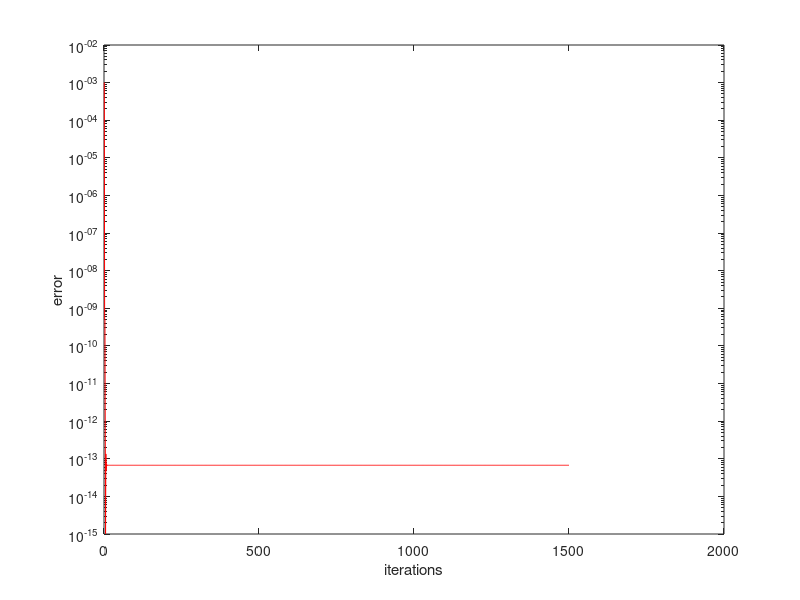
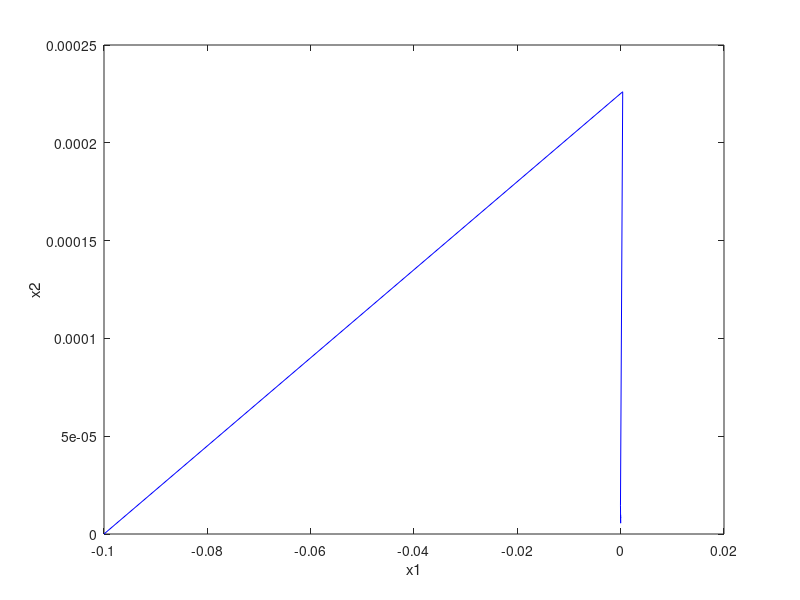

Here is the MATLAB script that generated these plots, in order:
clear
clc
A = 0.001 * [1,1];
K = 1500;
x0 = [-0.1,0]';
x_k1 = x0;
y_k1 = x0;
x_k2 = x0;
error = zeros(K-1,1);
L = max(eig(A' * A));
t1 = 1 ;
x1 = zeros(K,1);
x2 = zeros(K,1);
for i = 1: K
    g = abs(x_k2(1))^3 + 5 * abs(x_k2(2))^3;
    f = 0.001 * (x_k2(1) + x_k2(2))^2;
    x1(i) = x_k2(1);
    x2(i) = x_k2(2);
    error(i) = f + g;
    v = 0.002 * (y_k1(1) + y_k1(2));
    gradient_f = 0.002 * [v v];
    fun = @(x_k2)abs(x_k2(1))^3 + 5 * abs(x_k2(2))^3 + L/2 * norm(x_k2 - (y_k1 - L^-1 * gradient_f))^2;
    x_k2 = fminsearch(fun,y_k1);
    t2 = (1 + sqrt(1 + 4 * t1^2)) / 2;
    y_k2 = x_k1 + (t1 - 1) * t2^-1 * (x_k2 - x_k1);
    t1 = t2;
    x_k1 = x_k2;
    y_k1 = y_k2;
end 

iteration = linspace(1,K,K);
figure(1)
semilogy(iteration,error,'color','red')
xlabel('iterations')
ylabel('error')

figure(2)
plot(x1,x2,'color','blue')
xlabel('x1')
ylabel('x2')
    
